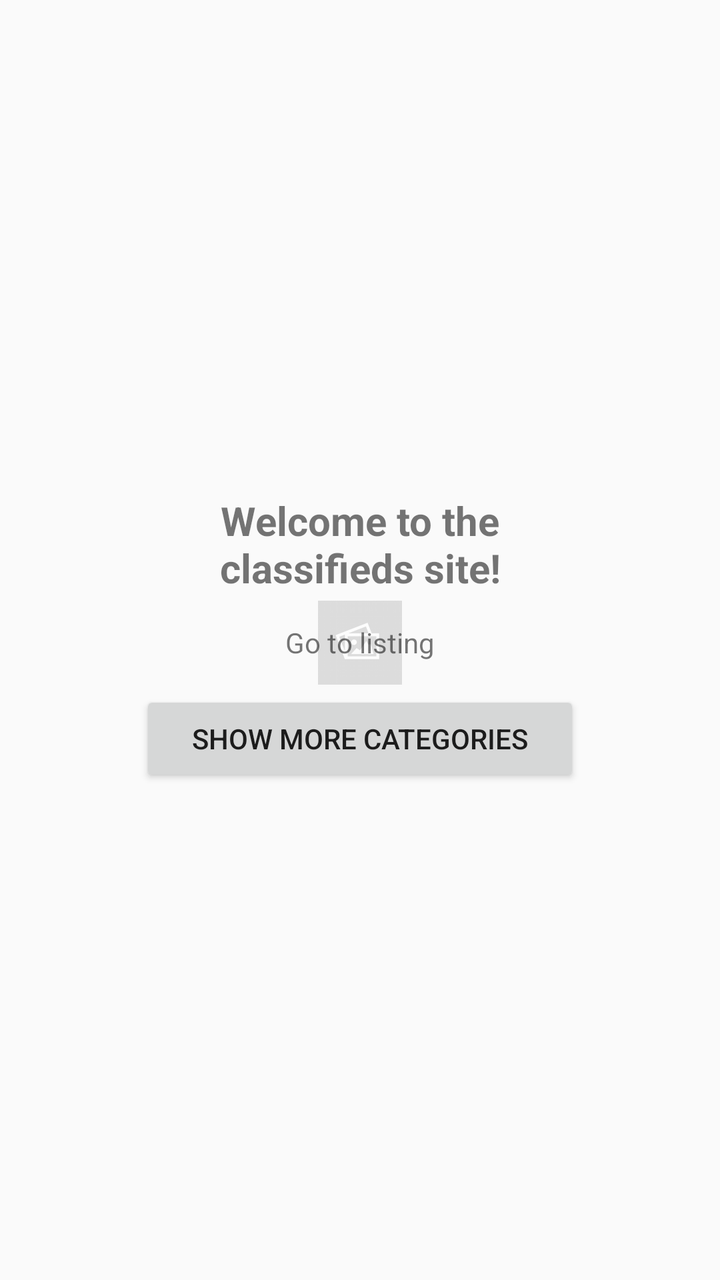
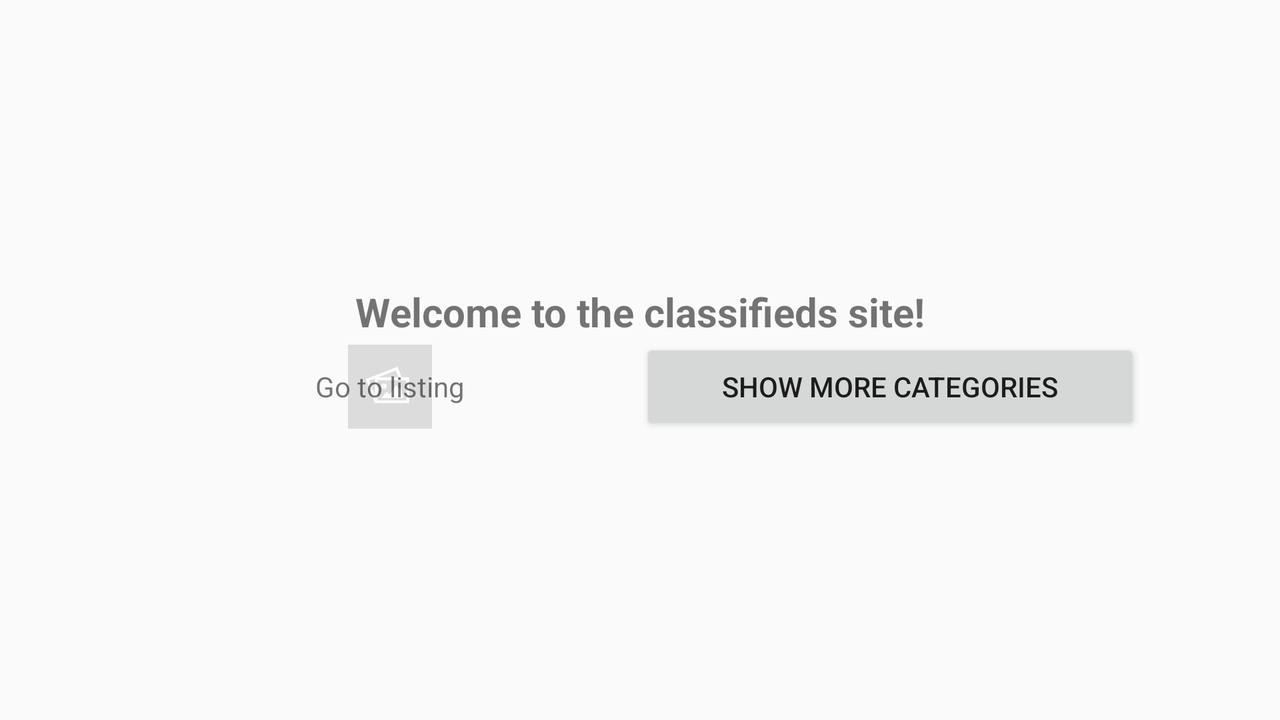

First picture: res/layout/ on a phone held upright. Second picture: the repository's own variant of that layout, on a device whose configuration matches the variant's folder. Source for both follows.
<!-- AndroidManifest.xml: application theme AppTheme -->
<!-- res/layout/fragment_main_layout.xml -->
<?xml version="1.0" encoding="utf-8"?>
<RelativeLayout xmlns:android="http://schemas.android.com/apk/res/android"
                xmlns:tools="http://schemas.android.com/tools"
                android:layout_width="match_parent"
                android:layout_height="match_parent"
                android:gravity="center"
                android:layout_margin="@dimen/not_that_big_margin"
                tools:context=".view.MainActivity">

    <TextView
            android:id="@+id/activity_main_title"
            android:layout_width="match_parent"
            android:layout_height="wrap_content"
            android:text="@string/main_title"
            android:textStyle="bold"
            android:textSize="@dimen/title_size"
            android:gravity="center"/>
    <FrameLayout
            android:id="@+id/activity_main_category_layout"
            android:layout_below="@+id/activity_main_title"
            android:layout_width="match_parent"
            android:layout_height="wrap_content">
        <ImageView
                android:id="@+id/activity_main_image"
                android:layout_width="wrap_content"
                android:layout_height="wrap_content"
                android:src="@drawable/placeholder"
                android:layout_gravity="center"
                android:alpha="0.6"
                android:layout_centerHorizontal="true" />
        <TextView
                android:layout_width="wrap_content"
                android:layout_height="wrap_content"
                android:text="@string/go_to_category"
                android:layout_gravity="center"/>
    </FrameLayout>
    <Button
            android:id="@+id/activity_main_show_more_categories"
            android:layout_width="match_parent"
            android:layout_height="wrap_content"
            android:text="@string/show_more_categories"
            android:layout_below="@+id/activity_main_category_layout"/>
</RelativeLayout>
<!-- resources referenced by this layout -->
<resources>
  <dimen name="not_that_big_margin">70dp</dimen>
  <dimen name="title_size">20dp</dimen>
  <!-- drawable placeholder: png bitmap (drawable-hdpi, 970 bytes) -->
  <string name="go_to_category">Go to listing</string>
  <string name="main_title">Welcome to the classifieds site!</string>
  <string name="show_more_categories">Show More Categories</string>
  <style name="AppTheme" parent="AppCompatTheme">
          
          <item name="colorPrimary">@color/primary</item>
          <item name="colorPrimaryDark">@color/primary_dark</item>
          <item name="colorAccent">@color/accent</item>
      </style>
  <style name="AppCompatTheme" parent="Theme.AppCompat.Light.NoActionBar">
          
          <item name="colorPrimary">?attr/colorPrimary</item>
          <item name="colorPrimaryDark">?attr/colorPrimaryDark</item>
      </style>
  <color name="primary">#3F51B5</color>
  <color name="primary_dark">#303F9F</color>
  <color name="accent">#E040FB</color>
</resources>
<!-- res/layout-land/fragment_main_layout.xml (the repository's variant of the layout above) -->
<!-- drawn on the phone turned sideways -->
<?xml version="1.0" encoding="utf-8"?>
<RelativeLayout xmlns:android="http://schemas.android.com/apk/res/android"
                xmlns:tools="http://schemas.android.com/tools"
                android:layout_width="match_parent"
                android:layout_height="match_parent"
                android:gravity="center"
                android:layout_margin="@dimen/not_that_big_margin"
                tools:context=".view.MainActivity">

    <TextView
            android:id="@+id/activity_main_title"
            android:layout_width="match_parent"
            android:layout_height="wrap_content"
            android:text="@string/main_title"
            android:textStyle="bold"
            android:textSize="@dimen/title_size"
            android:gravity="center"/>

    <LinearLayout android:layout_width="match_parent"
                  android:layout_below="@+id/activity_main_title"
                  android:layout_height="wrap_content"
                  android:orientation="horizontal">
        <FrameLayout
                android:id="@+id/activity_main_category_layout"
                android:layout_width="0dp"
                android:layout_weight="1"
                android:layout_height="wrap_content">
            <ImageView
                    android:id="@+id/activity_main_image"
                    android:layout_width="wrap_content"
                    android:layout_height="wrap_content"
                    android:src="@drawable/placeholder"
                    android:layout_gravity="center"
                    android:alpha="0.6"
                    android:layout_centerHorizontal="true"/>
            <TextView
                    android:layout_width="wrap_content"
                    android:layout_height="wrap_content"
                    android:text="@string/go_to_category"
                    android:layout_gravity="center"/>
        </FrameLayout>
        <Button
                android:id="@+id/activity_main_show_more_categories"
                android:layout_width="0dp"
                android:layout_weight="1"
                android:layout_height="wrap_content"
                android:text="@string/show_more_categories"
                android:layout_below="@+id/activity_main_category_layout"/>
    </LinearLayout>
</RelativeLayout>
